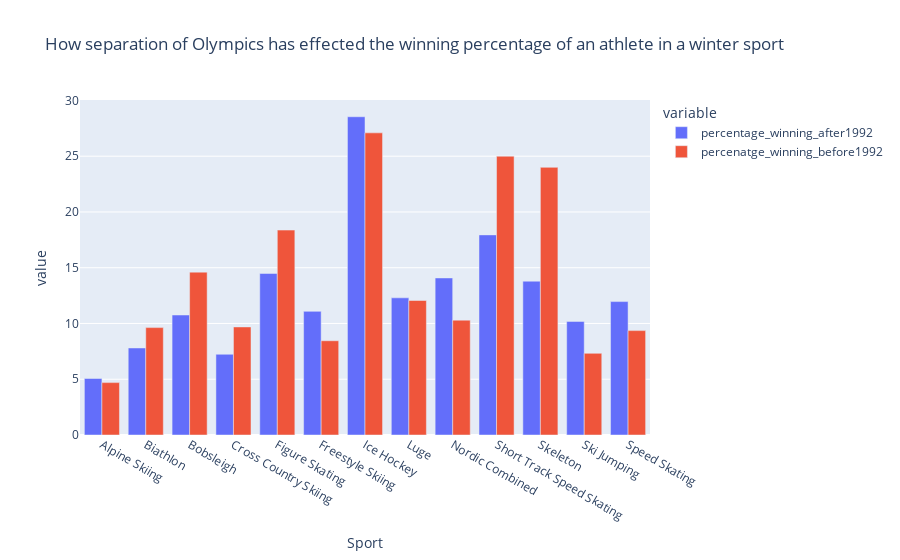

The notebook cell saved with this chart:
### Code cell
fig=px.bar(df,barmode="group",title="How separation of Olympics has effected the winning percentage of an athlete in a winter sport ")
fig.show()

### Figure 1 — Plotly figure (JSON) as saved in the notebook; plotly's stock layout.template omitted (floating-point values rounded to 4 significant figures)
{"data": [{"alignmentgroup": "True", "hovertemplate": "variable=percentage_winning_after1992<br>Sport=%{x}<br>value=%{y}<extra></extra>", "legendgroup": "percentage_winning_after1992", "marker": {"color": "#636efa", "pattern": {"shape": ""}}, "name": "percentage_winning_after1992", "offsetgroup": "percentage_winning_after1992", "orientation": "v", "showlegend": true, "textposition": "auto", "type": "bar", "x": ["Alpine Skiing", "Biathlon", "Bobsleigh", "Cross Country Skiing", "Figure Skating", "Freestyle Skiing", "Ice Hockey", "Luge", "Nordic Combined", "Short Track Speed Skating", "Skeleton", "Ski Jumping", "Speed Skating"], "xaxis": "x", "y": [5.069, 7.803, 10.76, 7.239, 14.48, 11.09, 28.54, 12.3, 14.08, 17.94, 13.79, 10.18, 11.96], "yaxis": "y"}, {"alignmentgroup": "True", "hovertemplate": "variable=percenatge_winning_before1992<br>Sport=%{x}<br>value=%{y}<extra></extra>", "legendgroup": "percenatge_winning_before1992", "marker": {"color": "#EF553B", "pattern": {"shape": ""}}, "name": "percenatge_winning_before1992", "offsetgroup": "percenatge_winning_before1992", "orientation": "v", "showlegend": true, "textposition": "auto", "type": "bar", "x": ["Alpine Skiing", "Biathlon", "Bobsleigh", "Cross Country Skiing", "Figure Skating", "Freestyle Skiing", "Ice Hockey", "Luge", "Nordic Combined", "Short Track Speed Skating", "Skeleton", "Ski Jumping", "Speed Skating"], "xaxis": "x", "y": [4.698, 9.63, 14.6, 9.691, 18.37, 8.451, 27.09, 12.06, 10.3, 25, 24, 7.323, 9.36], "yaxis": "y"}], "layout": {"autosize": true, "barmode": "group", "legend": {"title": {"text": "variable"}, "tracegroupgap": 0}, "title": {"text": "How separation of Olympics has effected the winning percentage of an athlete in a winter sport "}, "xaxis": {"anchor": "y", "autorange": true, "domain": [0, 1], "range": [-0.5, 12.5], "title": {"text": "Sport"}, "type": "category"}, "yaxis": {"anchor": "x", "autorange": true, "domain": [0, 1], "range": [0, 30.04], "title": {"text": "value"}, "type": "linear"}}}
